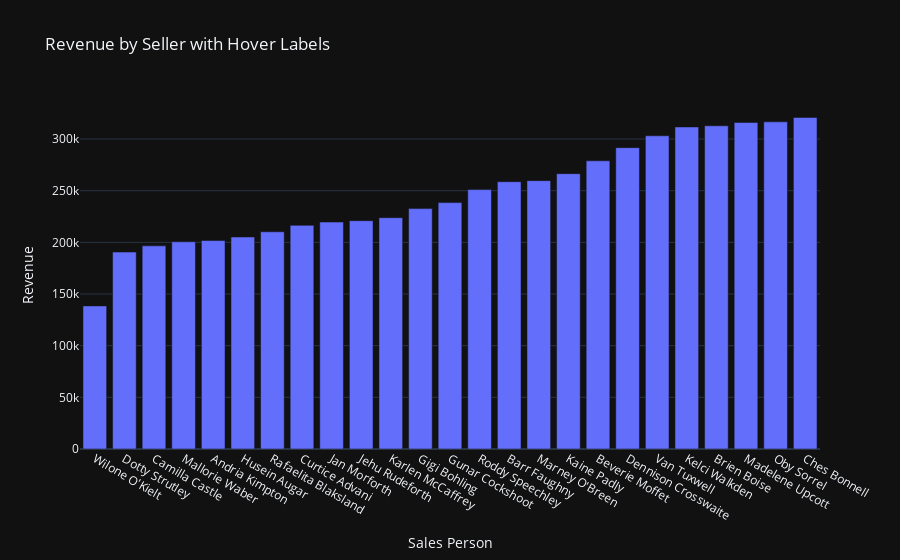
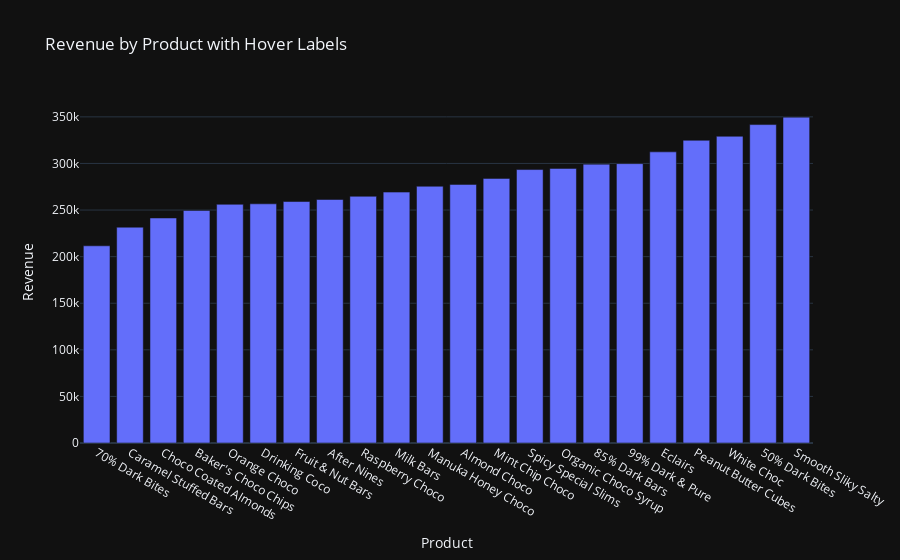
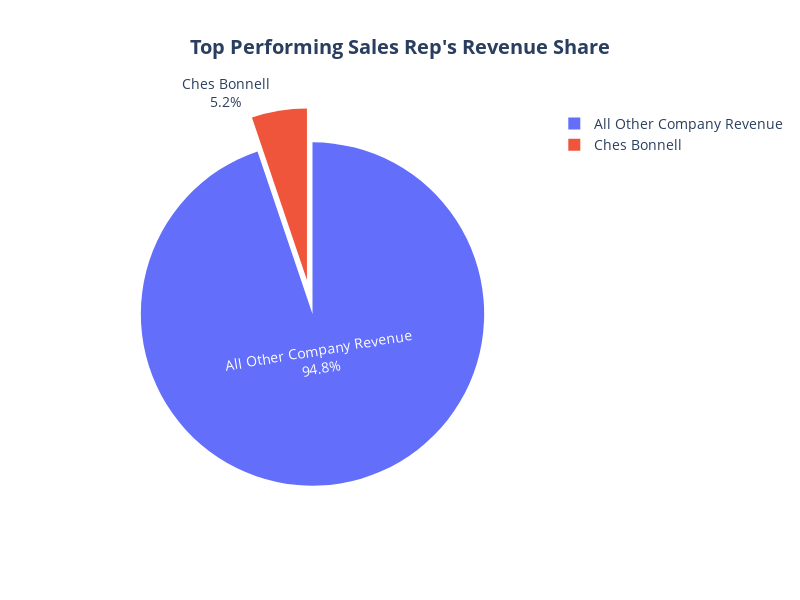
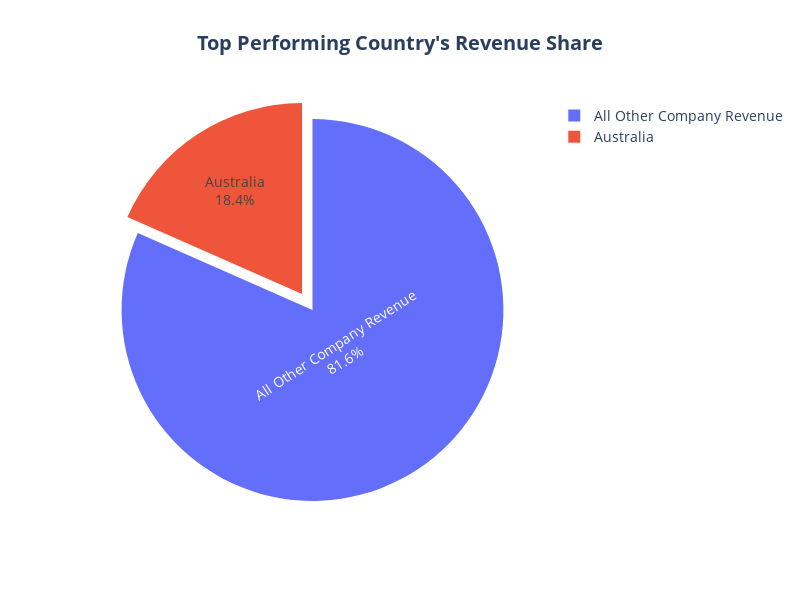

Notebook source saved alongside these figures, in order:
### Markdown cell above
# Plotting

### Code cell
# plotting our seller performance
# This chart although informative, looked boring.
plt.figure(figsize=(10, 6))
sns.barplot(data=seller_performance, x='Sales Person', y='Amount')
plt.xticks(rotation=45, ha='right')
plt.ylabel('Revenue')
plt.title('Revenue by Seller with a plain and boring style')
plt.tight_layout()
plt.show()

# So I had the idea to learn how to make an interactive chart that is more informative as you hover over each bar.
# replotting our seller performance
fig = go.Figure(data=[go.Bar(x=seller_performance['Sales Person'], y=seller_performance['Amount'])])
fig.update_traces(hovertemplate='%{x}: %{y:$,.2f}<extra></extra>')
fig.update_layout(title="Revenue by Seller with Hover Labels",xaxis_title="Sales Person", yaxis_title="Revenue", template='plotly_dark')
fig.show()

# plotting our product performance
fig = go.Figure(data=[go.Bar(x=product_performance['Product'], y=product_performance['Amount'])])
fig.update_traces(hovertemplate='%{x}: %{y:$,.2f}<extra></extra>')
fig.update_layout(title="Revenue by Product with Hover Labels",xaxis_title="Product", yaxis_title="Revenue", template='plotly_dark')
fig.show()

#plotting a visual for the revenue our top sales rep brings in
labels = [f"{top_sales_rep}", "All Other Company Revenue"]
sizes = [top_revenue, other_revenue]
colors = ["#EF553B", "#636EFA"]
explode = (0.1, 0)
plt.figure(figsize=(5, 5))
plt.pie(sizes, labels=labels, autopct='%1.1f%%', pctdistance=.8, labeldistance=1.1, startangle=90, colors=colors, explode=explode, shadow=True, textprops={'fontsize': 12})
plt.title("Revenue: Top Sales rep vs. Others", fontsize=14, fontweight='bold')
plt.tight_layout()
plt.show()

#plotting it again but lets make it interactive on hover by using plotly!
labels = [f"{top_sales_rep}", "All Other Company Revenue"]
values = [top_revenue, other_revenue]
fig = go.Figure(
    data=[
        go.Pie(
            labels=labels, values=values, pull=[0.2, 0], marker=dict(colors=["#EF553B", "#636EFA"]), 
            textinfo='label+percent', texttemplate='%{label}<br>%{percent:.1%}', 
            hovertemplate='%{label}<br>$%{value:,.0f} (%{percent:.1%})<extra></extra>')]
            )
fig.update_layout(autosize=False, width=800, height=600, title_text="<b>Top Performing Sales Rep's Revenue Share", title_x=0.5, font=dict(size=14))
fig.show()

#plotting a visual for the revenue of our top earning country
labels = [f"{top_country}", "All Other Company Revenue"]
values = [country_amount, total_revenue_from_other_countries]
fig = go.Figure(data=[go.Pie(labels=labels, values=values, pull=[0.1, 0], marker=dict(colors=["#EF553B", "#636EFA"]), textinfo='label+percent')])
fig.update_layout(autosize=False, width=800, height=600, title_text="<b>Top Performing Country's Revenue Share", title_x=0.5, font=dict(size=14))
fig.show()

#plotting a visual of the top 5 selling products revenue compared to the rest of company revenue
labels = top_5_products['Product'].tolist() + ["All Other Product Sales"]
values = top_5_products['Amount'].tolist() + [other_revenue]

fig = go.Figure(
    data=[
        go.Pie(
            labels=labels,
            values=values,
            textposition='outside',
            rotation=345,
            pull=[0.1 if label != "All Other Product Sales" else 0 for label in labels],
            marker=dict(colors=["#DE541E", "#FFC09F", "#462749", "#D1C8E1", "#7DCFB6", "#636efa"]),
            texttemplate='%{label}<br>%{percent:.1%}',
            hovertemplate='%{label}<br>$%{value:,.0f} (%{percent:.1%})<extra></extra>',
            automargin=True)]
)

fig.update_layout(
    autosize=False, width=800, height=600,
    title_text="<b>Top 5 Selling Products Share of Total Company Revenue",
    title_x=0.5,
    font=dict(size=13)
)

fig.show()

### Figure 1 — Plotly figure (JSON) as saved in the notebook; plotly's stock layout.template omitted (floating-point values rounded to 4 significant figures)
{"data": [{"hovertemplate": "%{x}: %{y:$,.2f}<extra></extra>", "type": "bar", "x": ["Wilone O'Kielt", "Dotty Strutley", "Camilla Castle", "Mallorie Waber", "Andria Kimpton", "Husein Augar", "Rafaelita Blaksland", "Curtice Advani", "Jan Morforth", "Jehu Rudeforth", "Karlen McCaffrey", "Gigi Bohling", "Gunar Cockshoot", "Roddy Speechley", "Barr Faughny", "Marney O'Breen", "Kaine Padly", "Beverie Moffet", "Dennison Crosswaite", "Van Tuxwell", "Kelci Walkden", "Brien Boise", "Madelene Upcott", "Oby Sorrel", "Ches Bonnell"], "y": [138523, 190624, 196616, 200592, 201747, 205212, 210245, 216461, 219667, 220976, 223895, 232666, 238483, 251062, 258713, 259742, 266490, 278922, 291669, 303149, 311710, 312816, 316099, 316645, 320901]}], "layout": {"title": {"text": "Revenue by Seller with Hover Labels"}, "xaxis": {"title": {"text": "Sales Person"}}, "yaxis": {"title": {"text": "Revenue"}}}}

### Figure 2 — Plotly figure (JSON) as saved in the notebook; plotly's stock layout.template omitted (floating-point values rounded to 4 significant figures)
{"data": [{"hovertemplate": "%{x}: %{y:$,.2f}<extra></extra>", "type": "bar", "x": ["70% Dark Bites", "Caramel Stuffed Bars", "Choco Coated Almonds", "Baker's Choco Chips", "Orange Choco", "Drinking Coco", "Fruit & Nut Bars", "After Nines", "Raspberry Choco", "Milk Bars", "Manuka Honey Choco", "Almond Choco", "Mint Chip Choco", "Spicy Special Slims", "Organic Choco Syrup", "85% Dark Bars", "99% Dark & Pure", "Eclairs", "Peanut Butter Cubes", "White Choc", "50% Dark Bites", "Smooth Sliky Salty"], "y": [211610, 231588, 241486, 249613, 256144, 256655, 259147, 261331, 264740, 269248, 275541, 277536, 283969, 293454, 294700, 299229, 299796, 312445, 324842, 329147, 341712, 349692]}], "layout": {"title": {"text": "Revenue by Product with Hover Labels"}, "xaxis": {"title": {"text": "Product"}}, "yaxis": {"title": {"text": "Revenue"}}}}

### Figure 3 — Plotly figure (JSON) as saved in the notebook; plotly's stock layout.template omitted (floating-point values rounded to 4 significant figures)
{"data": [{"hovertemplate": "%{label}<br>$%{value:,.0f} (%{percent:.1%})<extra></extra>", "labels": ["Ches Bonnell", "All Other Company Revenue"], "marker": {"colors": ["#EF553B", "#636EFA"]}, "pull": [0.2, 0], "textinfo": "label+percent", "texttemplate": "%{label}<br>%{percent:.1%}", "type": "pie", "values": [320901, 5862724]}], "layout": {"autosize": false, "font": {"size": 14}, "height": 600, "title": {"text": "<b>Top Performing Sales Rep's Revenue Share", "x": 0.5}, "width": 800}}

### Figure 4 — Plotly figure (JSON) as saved in the notebook; plotly's stock layout.template omitted (floating-point values rounded to 4 significant figures)
{"data": [{"labels": ["Australia", "All Other Company Revenue"], "marker": {"colors": ["#EF553B", "#636EFA"]}, "pull": [0.1, 0], "textinfo": "label+percent", "type": "pie", "values": [1137367, 5046258]}], "layout": {"autosize": false, "font": {"size": 14}, "height": 600, "title": {"text": "<b>Top Performing Country's Revenue Share", "x": 0.5}, "width": 800}}
